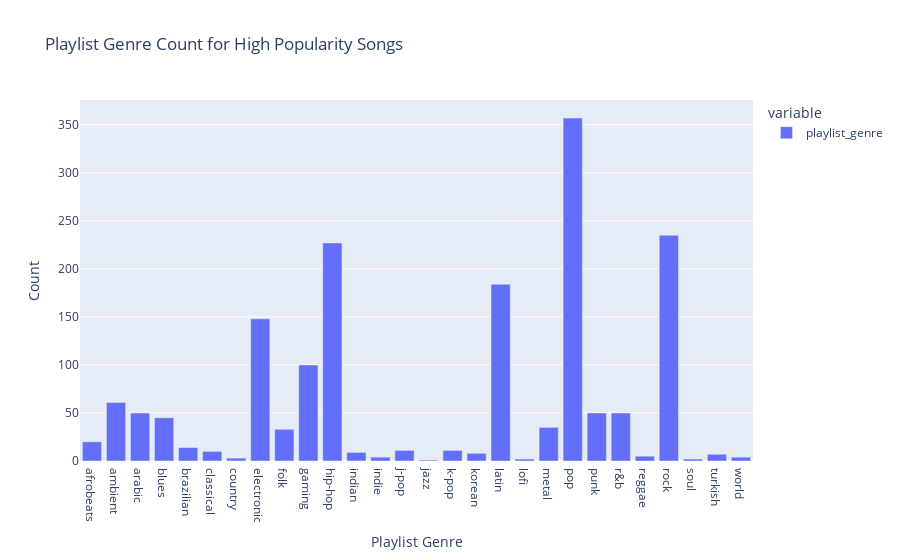

Write notebook code for a chart like this one.
### Code cell
pl_genre_count_high = high.groupby('playlist_genre')['playlist_genre'].count()
fig = px.bar(pl_genre_count_high, labels = {'index': 'Playlist Genre', 'value': 'Count'}, title = 'Playlist Genre Count for High Popularity Songs')
fig

### Figure 1 — Plotly figure (JSON) as saved in the notebook; plotly's stock layout.template omitted (floating-point values rounded to 4 significant figures)
{"data": [{"hovertemplate": "variable=playlist_genre<br>Playlist Genre=%{x}<br>Count=%{y}<extra></extra>", "legendgroup": "playlist_genre", "marker": {"color": "#636efa", "pattern": {"shape": ""}}, "name": "playlist_genre", "orientation": "v", "showlegend": true, "textposition": "auto", "type": "bar", "x": ["afrobeats", "ambient", "arabic", "blues", "brazilian", "classical", "country", "electronic", "folk", "gaming", "hip-hop", "indian", "indie", "j-pop", "jazz", "k-pop", "korean", "latin", "lofi", "metal", "pop", "punk", "r&b", "reggae", "rock", "soul", "turkish", "world"], "xaxis": "x", "y": [20, 61, 50, 45, 14, 10, 3, 148, 33, 100, 227, 9, 4, 11, 1, 11, 8, 184, 2, 35, 357, 50, 50, 5, 235, 2, 7, 4], "yaxis": "y"}], "layout": {"barmode": "relative", "legend": {"title": {"text": "variable"}, "tracegroupgap": 0}, "title": {"text": "Playlist Genre Count for High Popularity Songs"}, "xaxis": {"anchor": "y", "domain": [0, 1], "title": {"text": "Playlist Genre"}}, "yaxis": {"anchor": "x", "domain": [0, 1], "title": {"text": "Count"}}}}
